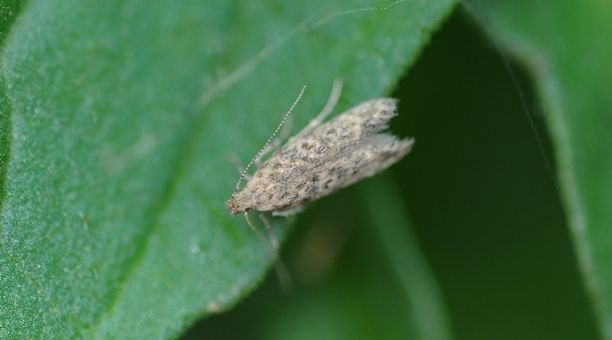
%> input picture 1.jpg, 612 x 340 px
$ octave --eval "result = Binario('1.jpg');"   (GNU Octave 9; MATLAB toolbox functions it lacks are replaced by stand-ins)
%> lines starting %> are read from the running program, lines starting %| are printed output that depends on the picture; in (x1, y1, x2, y2) boxes, pixels count from 0 and x2, y2 are one past the last pixel; in counts of white or black regions, pixels touching at a corner belong together; the program's own positions count from 1
function [x]=Binario(imagen)
%> called with imagen = '1.jpg'
    Original=imread(imagen);
%> Original is the input picture: size 340x612x3 uint8; mean R, G, B 64.8, 112.2, 70
    I = imresize(Original,[150,150]);
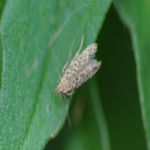
%> I: size 150x150x3 uint8; mean R, G, B 64.8, 112.2, 70
    %figure, imshow(I)
    Grises=im2gray(I);
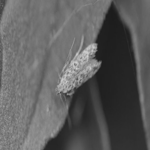
%> Grises: size 150x150 uint8; min 28, max 207, mean 93.2
    II = imresize(Grises,[150,150]);
    %figure, imshow(II)
    Binario=imbinarize(II);
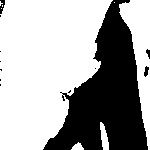
%> Binario: size 150x150 logical; 65.2% white; 12 black regions (8 under 20 px), largest, box (x1, y1, x2, y2) and area: (43, 0, 148, 150) 7704, (0, 0, 5, 14) 42, (144, 66, 149, 77) 35, (146, 49, 150, 59) 24
    III = imresize(Binario,[150,150]);
    %figure, imshow(BBB);
    x=III;
end

$ run again, on 10.jpg
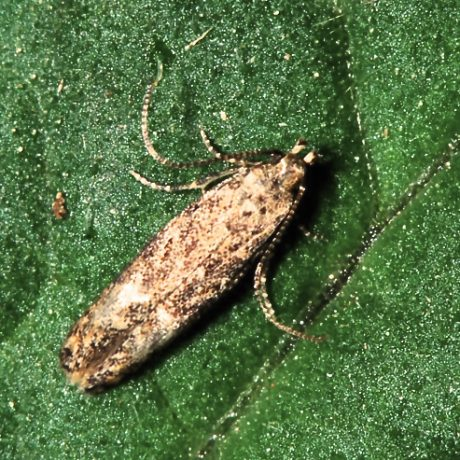
%> input picture 10.jpg, 460 x 460 px
%> in Binario, Original is the input picture: size 460x460x3 uint8; mean R, G, B 88.7, 116.3, 70
%> in Binario, `Grises=im2gray(I);`:
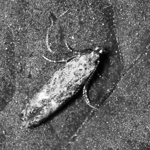
%> Grises: size 150x150 uint8; min 2, max 253, mean 102.8
%> in Binario, `Binario=imbinarize(II);`:
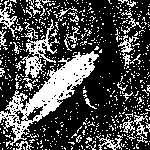
%> Binario: size 150x150 logical; 29.7% white; 633 white regions (603 under 20 px), largest, box (x1, y1, x2, y2) and area: (0, 51, 99, 147) 2530, (22, 19, 60, 78) 605, (119, 115, 148, 143) 236

$ run again, on 12.jpg
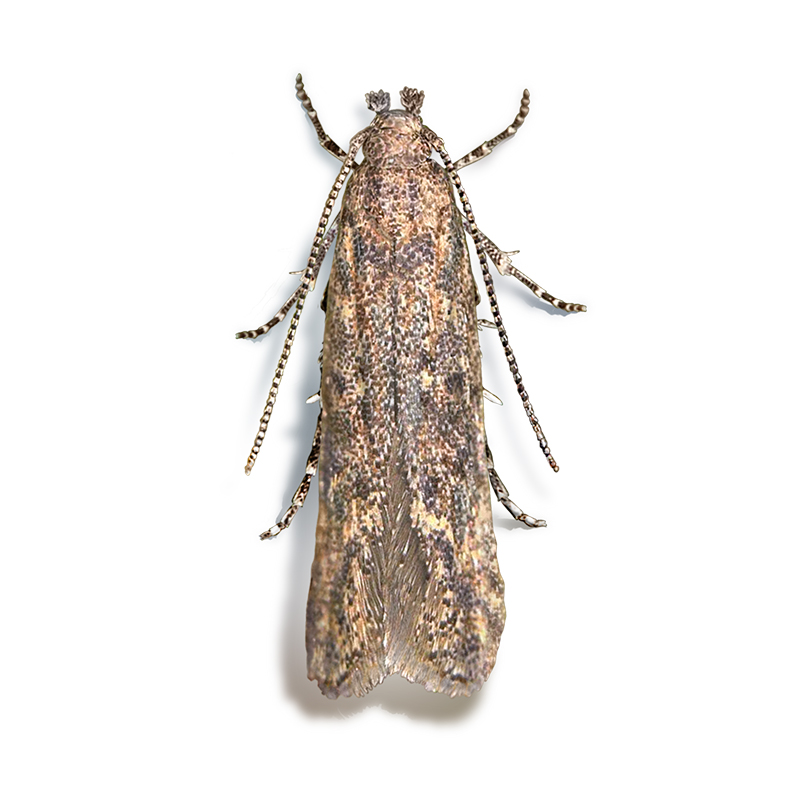
%> input picture 12.jpg, 800 x 800 px
%> in Binario, Original is the input picture: size 800x800x3 uint8; mean R, G, B 236.7, 233.1, 230.1
%> in Binario, `Grises=im2gray(I);`:
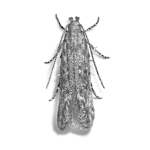
%> Grises: size 150x150 uint8; min 17, max 255, mean 233.8
%> in Binario, `Binario=imbinarize(II);`:
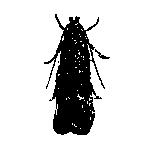
%> Binario: size 150x150 logical; 82.5% white; 3 black regions (1 under 20 px), largest, box (x1, y1, x2, y2) and area: (44, 14, 105, 135) 3895, (95, 49, 110, 59) 43
